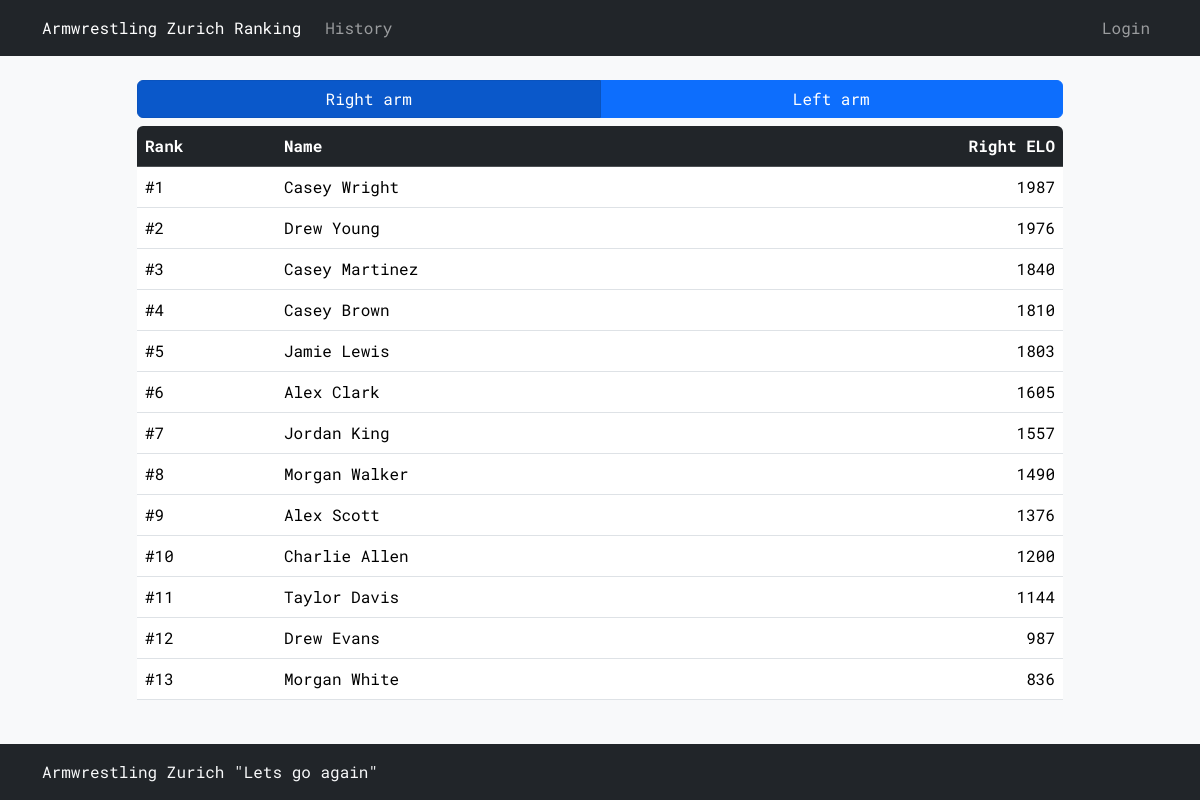
Before: / with the older database file.
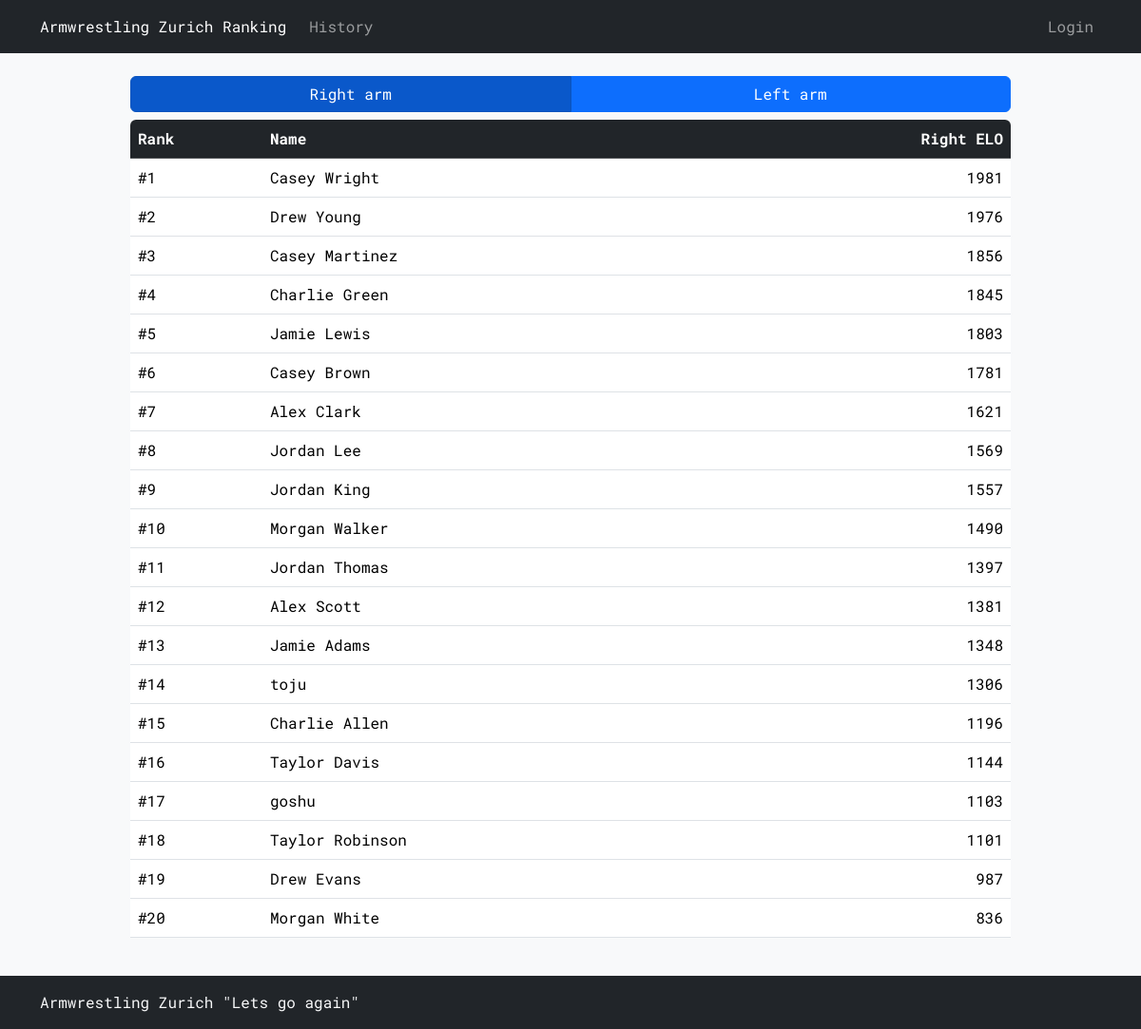
After: the same page with the newer database file.
### tables this page shows
CREATE TABLE armwrestlers (
    name TEXT PRIMARY KEY,
    right_elo INTEGER NOT NULL,
    left_elo INTEGER NOT NULL
);

### armelo_app.py (the view)
@app.route("/")
@app.route("/<arm>")
def ranking(arm='right'):
    order_by = 'right_elo' if arm == 'right' else 'left_elo'
    armwrestlers = db_execute(f'SELECT RANK() OVER (ORDER BY {order_by} DESC) AS rank, name, {order_by} FROM armwrestlers')
    username = session.get('username')
    return render_template('ranking.html', armwrestlers=armwrestlers, username=username, arm=arm)

### armelo_app.py (called while the page is built)
def get_db():
    db = getattr(g, '_database', None)
    if db is None:
        db = g._database = sqlite3.connect(DATABASE)
    return db

def db_execute(query, *args):
    db = get_db()
    cur = db.cursor()
    cur.execute(query, args)
    if query.strip().upper().startswith("SELECT"):
        rv = cur.fetchall()
        cur.close()
        return rv
    else:
        db.commit()
        cur.close()

@app.context_processor
def inject_user():
    username = session.get('username')
    return dict(username=username)

### templates/ranking.html (shortened to what this page needs)
{% extends "layout.html" %}
{% block content %}
<div class="btn-group btn-group-toggle mb-2 w-100" data-toggle="buttons">
    <a href="{{ url_for('ranking', arm='right') }}"
       class="btn btn-primary w-50 {{ 'active' if arm == 'right' else '' }}" role="button" aria-pressed="{{ 'true' if arm == 'right' else 'false' }}">Right arm</a>
    <a href="{{ url_for('ranking', arm='left') }}"
       class="btn btn-primary w-50 {{ 'active' if arm == 'left' else '' }}" role="button" aria-pressed="{{ 'true' if arm == 'left' else 'false' }}">Left arm</a>
</div>
<div class="table-responsive rounded">
    <table class="table">
        <thead class="table-dark">
            <tr>
                <th style="width: 15%;">Rank</th>
                <th style="width: 30%;">Name</th>
                <th class="text-end">{{ "Right ELO" if arm == 'right' else "Left ELO" }}</th>
            </tr>
        </thead>
        <tbody>
            {% for armwrestler in armwrestlers %}
            <tr>
                <td>#{{ armwrestler[0] }}</td>
                <td>{{ armwrestler[1] }}</td>
                <td class="text-end">{{ armwrestler[2] }}</td>
            </tr>
            {% endfor %}
        </tbody>
    </table>
</div>
{% endblock %}

### templates/layout.html (shortened to what this page needs)
<!doctype html>
<html lang="en">
    <head>
        <link href="https://cdn.jsdelivr.net/npm/bootstrap@5.3.2/dist/css/bootstrap.min.css" rel="stylesheet">
        <link href="/static/styles.css" rel="stylesheet">
    </head>
    <body class="bg-light">
        <nav class="navbar navbar-expand-lg navbar-dark bg-dark">
            <div class="container-md">
                <a class="navbar-brand fs-6" href="{{ url_for('ranking') }}">Armwrestling Zurich Ranking</a>
                <div class="collapse navbar-collapse" id="navbarNavAltMarkup">
                    <div class="navbar-nav">
                            <a class="nav-link" href="{{ url_for('history') }}">History</a>
                    </div>
                    <div class="navbar-nav ms-auto">
                        {% if username %}
                            <a class="nav-link disabled">{{ username }}</a>
                            <a class="nav-link" href="{{ url_for('logout') }}">Logout</a>
                        {% else %}
                            <a class="nav-link" href="{{ url_for('login') }}">Login</a>
                        {% endif %}
                    </div>
                </div>
            </div>
        </nav>
        <div class="container-sm">
            <div class="row justify-content-center my-4">
                <div class="col-sm-10">
                    {% block content %}{% endblock %}
                </div>
            </div>
        </div>
        <footer class="footer mt-auto py-3 bg-dark">
            <div class="container-md">
                <span class="text-light">Armwrestling Zurich "Lets go again"</span>
            </div>
        </footer>
    </body>
</html>

### static/styles.css (style rules this page uses)
* { font-family: 'Roboto Mono', monospace; }
html, body { height: 100%; }
body { display: flex; flex-direction: column; }

Changed rows visible on the page:
changed armwrestlers "Casey Wright": right_elo "1987" → "1981"
changed armwrestlers "Casey Martinez": right_elo "1840" → "1856"
added armwrestlers: armwrestler "4", name "Charlie Green", right_elo "1845"
shown differently, row unchanged: armwrestlers "Jamie Lewis": moves up the list
changed armwrestlers "Casey Brown": armwrestler "4" → "6"; right_elo "1810" → "1781"
changed armwrestlers "Alex Clark": armwrestler "6" → "7"; right_elo "1605" → "1621"
added armwrestlers: armwrestler "8", name "Jordan Lee", right_elo "1569"
computed for armwrestlers "Jordan King": armwrestler "7" → "9"
computed for armwrestlers "Morgan Walker": armwrestler "8" → "10"
added armwrestlers: armwrestler "11", name "Jordan Thomas", right_elo "1397"
changed armwrestlers "Alex Scott": armwrestler "9" → "12"; right_elo "1376" → "1381"
added armwrestlers: armwrestler "13", name "Jamie Adams", right_elo "1348"
added armwrestlers: armwrestler "14", name "toju", right_elo "1306"
changed armwrestlers "Charlie Allen": armwrestler "10" → "15"; right_elo "1200" → "1196"
computed for armwrestlers "Taylor Davis": armwrestler "11" → "16"
added armwrestlers: armwrestler "17", name "goshu", right_elo "1103"
added armwrestlers: armwrestler "18", name "Taylor Robinson", right_elo "1101"
computed for armwrestlers "Drew Evans": armwrestler "12" → "19"
computed for armwrestlers "Morgan White": armwrestler "13" → "20"
